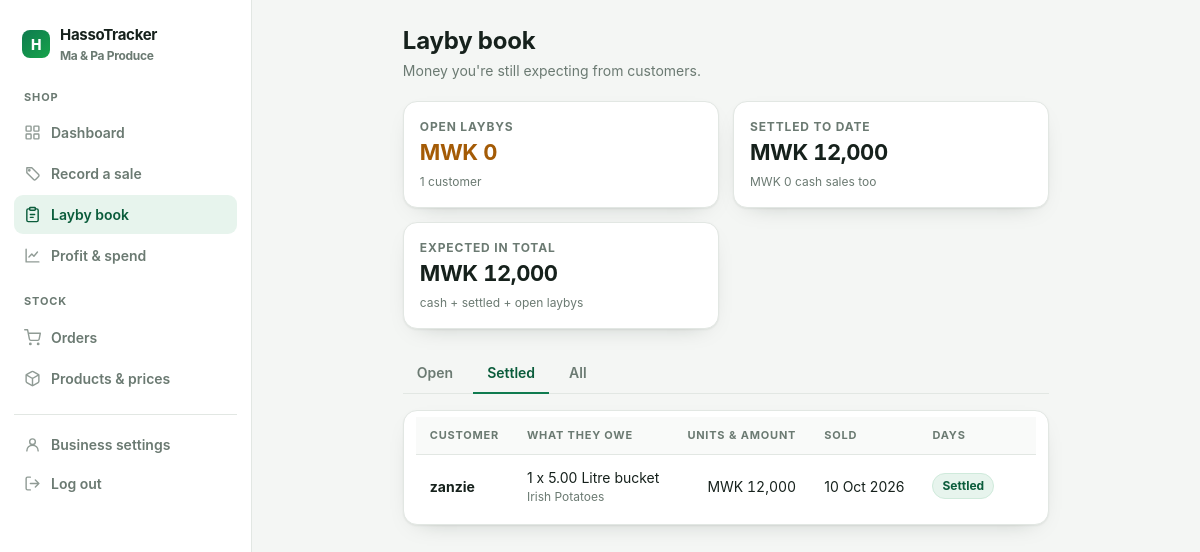
The app's page /layby/?status=settled (signed in) with its own data.
### accounts/models.py (models this page shows, shortened)
class Profile(models.Model):
    user = models.OneToOneField(
        settings.AUTH_USER_MODEL,
        on_delete=models.CASCADE,
        related_name='profile',
    )
    business_name = models.CharField(max_length=150, blank=True)
    phone = models.CharField(max_length=30, blank=True)
    currency = models.CharField(max_length=8, default='MWK')
    onboarded = models.BooleanField(default=False)
    created_at = models.DateTimeField(auto_now_add=True)
    class Meta:
        ordering = ['user__username']
    @property
    def display_name(self):
        return self.business_name or self.user.get_username()

### tracker/models.py (models this page shows, shortened)
class Sale(models.Model):
    class Payment(models.TextChoices):
        CASH = 'cash', 'Cash'
        LAYBY = 'layby', 'Layby'
    class LaybyStatus(models.TextChoices):
        OPEN = 'open', 'Awaiting payment'
        SETTLED = 'settled', 'Settled'
    owner = models.ForeignKey(
        settings.AUTH_USER_MODEL,
        on_delete=models.CASCADE,
        related_name='sales',
    )
    yield_item = models.ForeignKey(
        BatchYield, on_delete=models.PROTECT, related_name='sales'
    )
    quantity = models.PositiveIntegerField(default=1)
    unit_price = models.DecimalField(max_digits=12, decimal_places=2)
    payment_method = models.CharField(
        max_length=10, choices=Payment.choices, default=Payment.CASH
    )
    customer_name = models.CharField(max_length=100, blank=True)
    customer_phone = models.CharField(max_length=30, blank=True)
    layby_status = models.CharField(
        max_length=10, choices=LaybyStatus.choices, default=LaybyStatus.OPEN
    )
    sale_date = models.DateField(default=timezone.localdate)
    settled_at = models.DateTimeField(null=True, blank=True)
    created_at = models.DateTimeField(auto_now_add=True)
    class Meta:
        ordering = ['-sale_date', '-created_at']
    @property
    def unit_label(self):
        return self.yield_item.selling_unit.display_label
    @property
    def amount(self):
        return (Decimal(self.quantity) * self.unit_price).quantize(
            Decimal('0.01')
        )
    @property
    def is_layby(self):
        return self.payment_method == self.Payment.LAYBY
    @property
    def is_settled(self):
        return self.is_layby and self.layby_status == self.LaybyStatus.SETTLED

class BatchYield(models.Model):
    batch = models.ForeignKey(
        Batch, on_delete=models.CASCADE, related_name='yields'
    )
    selling_unit = models.ForeignKey(
        SellingUnit, on_delete=models.PROTECT, related_name='yields'
    )
    quantity_produced = models.PositiveIntegerField(
        help_text='Buckets / bags you counted from this batch.'
    )
    created_at = models.DateTimeField(auto_now_add=True)
    class Meta:
        ordering = ['selling_unit__size', 'selling_unit__created_at']

class SellingUnit(models.Model):
    class Measure(models.TextChoices):
        LITRE = 'litre', 'Litres'
        KG = 'kg', 'Kilograms'
        OTHER = 'other', 'Other'
    product = models.ForeignKey(
        Product, on_delete=models.CASCADE, related_name='units'
    )
    measure = models.CharField(
        max_length=10, choices=Measure.choices, default=Measure.LITRE
    )
    size = models.DecimalField(
        max_digits=8,
        decimal_places=2,
        null=True,
        blank=True,
        help_text='Size in litres or kilograms.',
    )
    label = models.CharField(
        max_length=60,
        blank=True,
        help_text='Used when the unit is a custom one.',
    )
    current_price = models.DecimalField(
        max_digits=12,
        decimal_places=2,
        default=ZERO,
        validators=[MinValueValidator(ZERO)],
        help_text='The price you sell this unit at today.',
    )
    created_at = models.DateTimeField(auto_now_add=True)
    class Meta:
        ordering = ['measure', 'size', 'created_at']
    @property
    def display_label(self):
        if self.label:
            return self.label
        if self.size is None:
            return 'Unit'
        if self.measure == self.Measure.KG:
            return f'{self.size:g} kg bag'
        if self.measure == self.Measure.LITRE:
            return f'{self.size:g} Litre bucket'
        return f'{self.size:g} unit'

class Batch(models.Model):
    order = models.ForeignKey(
        Order, on_delete=models.CASCADE, related_name='batches'
    )
    owner = models.ForeignKey(
        settings.AUTH_USER_MODEL,
        on_delete=models.CASCADE,
        related_name='batches',
    )
    received_date = models.DateField(default=timezone.localdate)
    notes = models.TextField(blank=True)
    created_at = models.DateTimeField(auto_now_add=True)
    class Meta:
        ordering = ['-received_date', '-created_at']

class Order(models.Model):
    owner = models.ForeignKey(
        settings.AUTH_USER_MODEL,
        on_delete=models.CASCADE,
        related_name='orders',
    )
    product = models.ForeignKey(
        Product, on_delete=models.PROTECT, related_name='orders'
    )
    order_date = models.DateField(default=timezone.localdate)
    quantity_kg = models.DecimalField(
        max_digits=12,
        decimal_places=2,
        validators=[MinValueValidator(Decimal('0.01'))],
        verbose_name='KGs ordered',
        help_text='Total kilograms ordered. 50kg is a standard bag.',
    )
    order_price = models.DecimalField(
        max_digits=12,
        decimal_places=2,
        validators=[MinValueValidator(ZERO)],
        verbose_name='Price for total order',
        help_text='What the whole order of goods cost.',
    )
    opening_balance = models.DecimalField(
        max_digits=12,
        decimal_places=2,
        default=ZERO,
        verbose_name='Money before order',
        help_text='Cash you had before buying.',
    )
    transport_to_market = models.DecimalField(
        max_digits=12,
        decimal_places=2,
        default=ZERO,
        validators=[MinValueValidator(ZERO)],
        verbose_name='Transport to the market',
        help_text='Money to go to the market.',
    )
    transport_from_market = models.DecimalField(
        max_digits=12,
        decimal_places=2,
        default=ZERO,
        validators=[MinValueValidator(ZERO)],
        verbose_name='Transport coming back',
        help_text='Money to come back.',
    )
    food_amount = models.DecimalField(
        max_digits=12,
        decimal_places=2,
        default=ZERO,
        validators=[MinValueValidator(ZERO)],
        verbose_name='Food on the way',
    )
    other_amount = models.DecimalField(
        max_digits=12,
        decimal_places=2,
        default=ZERO,
        validators=[MinValueValidator(ZERO)],
        verbose_name='Other costs',
    )
    other_description = models.CharField(
        max_length=150, blank=True, verbose_name='Other description'
    )
    notes = models.TextField(blank=True)
    created_at = models.DateTimeField(auto_now_add=True)
    class Meta:
        ordering = ['-order_date', '-created_at']

class Product(models.Model):
    owner = models.ForeignKey(
        settings.AUTH_USER_MODEL,
        on_delete=models.CASCADE,
        related_name='products',
    )
    name = models.CharField(max_length=150)
    created_at = models.DateTimeField(auto_now_add=True)
    class Meta:
        ordering = ['name']
        constraints = [
            models.UniqueConstraint(
                fields=['owner', 'name'], name='unique_product_per_owner'
            )
        ]

### tracker/views.py (the view)
# urls.py: path('layby/', views.layby_list, name='layby'),
@onboarded_required
def layby_list(request):
    user = request.user
    status = request.GET.get('status', 'open')
    sales = Sale.objects.filter(
        owner=user, payment_method=Sale.Payment.LAYBY
    ).select_related('yield_item', 'yield_item__selling_unit', 'yield_item__batch__order__product')
    if status == 'settled':
        sales = sales.filter(layby_status=Sale.LaybyStatus.SETTLED)
    elif status == 'all':
        pass
    else:
        status = 'open'
        sales = sales.filter(layby_status=Sale.LaybyStatus.OPEN)
    totals = services.sales_totals(user)
    context = {
        'sales': sales,
        'status': status,
        'totals': totals,
        'open_total': totals['layby_open'],
        'settled_total': totals['layby_settled'],
    }
    return render(request, 'tracker/layby.html', context)

### accounts/context_processors.py (called while the page is built)
def site_context(request):
    profile = None
    user = getattr(request, 'user', None)
    if user is not None and user.is_authenticated:
        profile = getattr(user, 'profile', None)
    return {
        'CURRENCY': settings.CURRENCY,
        'site_profile': profile,
        'nav_section': request.path.strip('/').split('/')[0],
    }

### tracker/services.py (called while the page is built)
def _sum(qs, expression):
    return qs.annotate(_line=expression).aggregate(total=Sum('_line'))['total'] or ZERO

### tracker/templatetags/money.py (called while the page is built)
@register.filter
def money(value):
    if value in (None, ''):
        value = 0
    try:
        amount = Decimal(value)
    except (InvalidOperation, ValueError, TypeError):
        return value
    if amount == amount.to_integral():
        formatted = f'{amount:,.0f}'
    else:
        formatted = f'{amount:,.2f}'
    return f'{settings.CURRENCY} {formatted}'

### templates/tracker/layby.html (shortened to what this page needs)
{% extends 'app_base.html' %}{% load money %}
{% block content %}
<div class="page-head">
  <div>
    <h1>Layby book</h1>
    <div class="sub">Money you're still expecting from customers.</div>
  </div>
</div>
<div class="cards">
  <div class="card">
    <div class="sub">Open laybys</div>
    <div class="headline amber-text">{{ open_total|money }}</div>
    <div class="row-sub">{{ sales|length }} customer{{ sales|length|pluralize }}</div>
  </div>
  <div class="card">
    <div class="sub">Settled to date</div>
    <div class="headline">{{ settled_total|money }}</div>
    <div class="row-sub">{{ totals.cash_received|money }} cash sales too</div>
  </div>
  <div class="card">
    <div class="sub">Expected in total</div>
    <div class="headline">{{ totals.expected_in|money }}</div>
    <div class="row-sub">cash + settled + open laybys</div>
  </div>
</div>
<div class="tabs mt-3">
  <a class="tab {% if status == 'open' %}active{% endif %}" href="?status=open">Open</a>
  <a class="tab {% if status == 'settled' %}active{% endif %}" href="?status=settled">Settled</a>
  <a class="tab {% if status == 'all' %}active{% endif %}" href="?status=all">All</a>
</div>
{% if sales %}
  <div class="card card-pad" style="padding:6px 0">
    <div class="table-wrap" style="padding:0 12px">
      <table class="data">
        <thead><tr><th>Customer</th><th>What they owe</th><th class="num">Units &amp; amount</th><th>Sold</th><th>Days</th><th></th></tr></thead>
        <tbody>
          {% for sale in sales %}
            <tr>
              <td class="bold">
                {{ sale.customer_name|default:'—' }}
              </td>
              <td>{{ sale.quantity }} x {{ sale.unit_label }}<div class="row-sub">{{ sale.yield_item.batch.order.product.name }}</div></td>
              <td class="num">{{ sale.amount|money }}</td>
              <td>{{ sale.sale_date|date:"d M Y" }}</td>
              <td class="num">
                {% if sale.is_settled %}
                  <span class="badge green">Settled</span>
                {% else %}
                  <span class="badge amber">{{ sale.days_outstanding }} day{{ sale.days_outstanding|pluralize }}</span>
                {% endif %}
              </td>
              <td>
              </td>
            </tr>
          {% endfor %}
        </tbody>
      </table>
    </div>
  </div>
{% else %}
  <div class="empty">
    <h3>{% if status == 'settled' %}Nothing settled yet{% else %}No open laybys{% endif %}</h3>
    <p>Layby sales recorded on the sell page show up here.</p>
  </div>
{% endif %}
{% endblock %}

### templates/app_base.html (shortened to what this page needs)
{% load static %}<!DOCTYPE html>
<html lang="en">
<head>
  <link rel="stylesheet" href="{% static 'css/app.css' %}">
</head>
<body>
  <aside class="sidebar" id="sidebar">
    <div class="sidebar-inner">
      <a class="brand" href="{% url 'dashboard' %}">
        <span class="brand-mark">H</span>
        <div>
          <div class="brand-name">HassoTracker</div>
          <div class="brand-sub">{{ site_profile.display_name|default:user.username }}</div>
        </div>
      </a>
      <nav class="sidebar-nav">
        <span class="nav-group">Shop</span>
        <a class="nav-link {% if nav_section == '' %}active{% endif %}" href="{% url 'dashboard' %}">
          Dashboard
        </a>
        <a class="nav-link {% if nav_section == 'sell' %}active{% endif %}" href="{% url 'sell' %}">
          <svg viewBox="0 0 24 24" fill="none" stroke="currentColor" stroke-width="2" stroke-linecap="round" stroke-linejoin="round"><path d="M20.59 13.41 11 3.83H4v7l9.59 9.59a2 2 0 0 0 2.82 0l4.18-4.18a2 2 0 0 0 0-2.83Z"/><circle cx="7.5" cy="7.5" r="1" fill="currentColor"/></svg>
          Record a sale
        </a>
        <a class="nav-link {% if nav_section == 'layby' %}active{% endif %}" href="{% url 'layby' %}">
          <svg viewBox="0 0 24 24" fill="none" stroke="currentColor" stroke-width="2" stroke-linecap="round" stroke-linejoin="round"><path d="M16 4h2a2 2 0 0 1 2 2v14a2 2 0 0 1-2 2H6a2 2 0 0 1-2-2V6a2 2 0 0 1 2-2h2"/><rect x="8" y="2" width="8" height="4" rx="1"/><path d="M9 12h6M9 16h4"/></svg>
          Layby book
        </a>
        <a class="nav-link {% if nav_section == 'summary' %}active{% endif %}" href="{% url 'summary' %}">
          <svg viewBox="0 0 24 24" fill="none" stroke="currentColor" stroke-width="2" stroke-linecap="round" stroke-linejoin="round"><path d="M3 3v18h18"/><path d="m7 14 4-4 3 3 5-6"/></svg>
          Profit &amp; spend
        </a>
        <span class="nav-group">Stock</span>
        <a class="nav-link {% if nav_section == 'orders' %}active{% endif %}" href="{% url 'order_list' %}">
          <svg viewBox="0 0 24 24" fill="none" stroke="currentColor" stroke-width="2" stroke-linecap="round" stroke-linejoin="round"><circle cx="9" cy="21" r="1"/><circle cx="20" cy="21" r="1"/><path d="M1 1h4l2.68 13.39a2 2 0 0 0 2 1.61h9.72a2 2 0 0 0 2-1.61L23 6H6"/></svg>
          Orders
        </a>
        <a class="nav-link {% if nav_section == 'products' %}active{% endif %}" href="{% url 'products' %}">
          <svg viewBox="0 0 24 24" fill="none" stroke="currentColor" stroke-width="2" stroke-linecap="round" stroke-linejoin="round"><path d="M21 8a2 2 0 0 0-1-1.73l-7-4a2 2 0 0 0-2 0l-7 4A2 2 0 0 0 3 8v8a2 2 0 0 0 1 1.73l7 4a2 2 0 0 0 2 0l7-4A2 2 0 0 0 21 16Z"/><path d="M3.3 7 12 12l8.7-5M12 22V12"/></svg>
          Products &amp; prices
        </a>
      </nav>
      <div class="sidebar-foot">
        <a class="nav-link" href="{% url 'profile' %}">
          <svg viewBox="0 0 24 24" fill="none" stroke="currentColor" stroke-width="2" stroke-linecap="round" stroke-linejoin="round"><circle cx="12" cy="8" r="4"/><path d="M4 21a8 8 0 0 1 16 0"/></svg>
          Business settings
        </a>
        <form method="post" action="{% url 'logout' %}" class="mx-0">{% csrf_token %}
          <button class="nav-link link-btn" type="submit">
            <svg viewBox="0 0 24 24" fill="none" stroke="currentColor" stroke-width="2" stroke-linecap="round" stroke-linejoin="round"><path d="M9 21H5a2 2 0 0 1-2-2V5a2 2 0 0 1 2-2h4"/><path d="m16 17 5-5-5-5M21 12H9"/></svg>
            Log out
          </button>
        </form>
      </div>
    </div>
  </aside>
  <div class="app-main">
    <main class="page">
      {% block content %}{% endblock %}
    </main>
  </div>
</body>
</html>

### records on screen
Profile: display_name "Ma & Pa Produce"
Sale: customer_name "zanzie", quantity "1", unit_label "5.00 Litre bucket", yield_item.batch.order.product.name "Irish Potatoes", amount "MWK 12,000", sale_date "10 Oct 2026", payment_method "Settled"

### other values on screen
{{ open_total|money }} "MWK 0"
{{ sales|length }} "1"
{{ settled_total|money }} "MWK 12,000"
{{ totals.cash_received|money }} "MWK 0"
{{ totals.expected_in|money }} "MWK 12,000"
